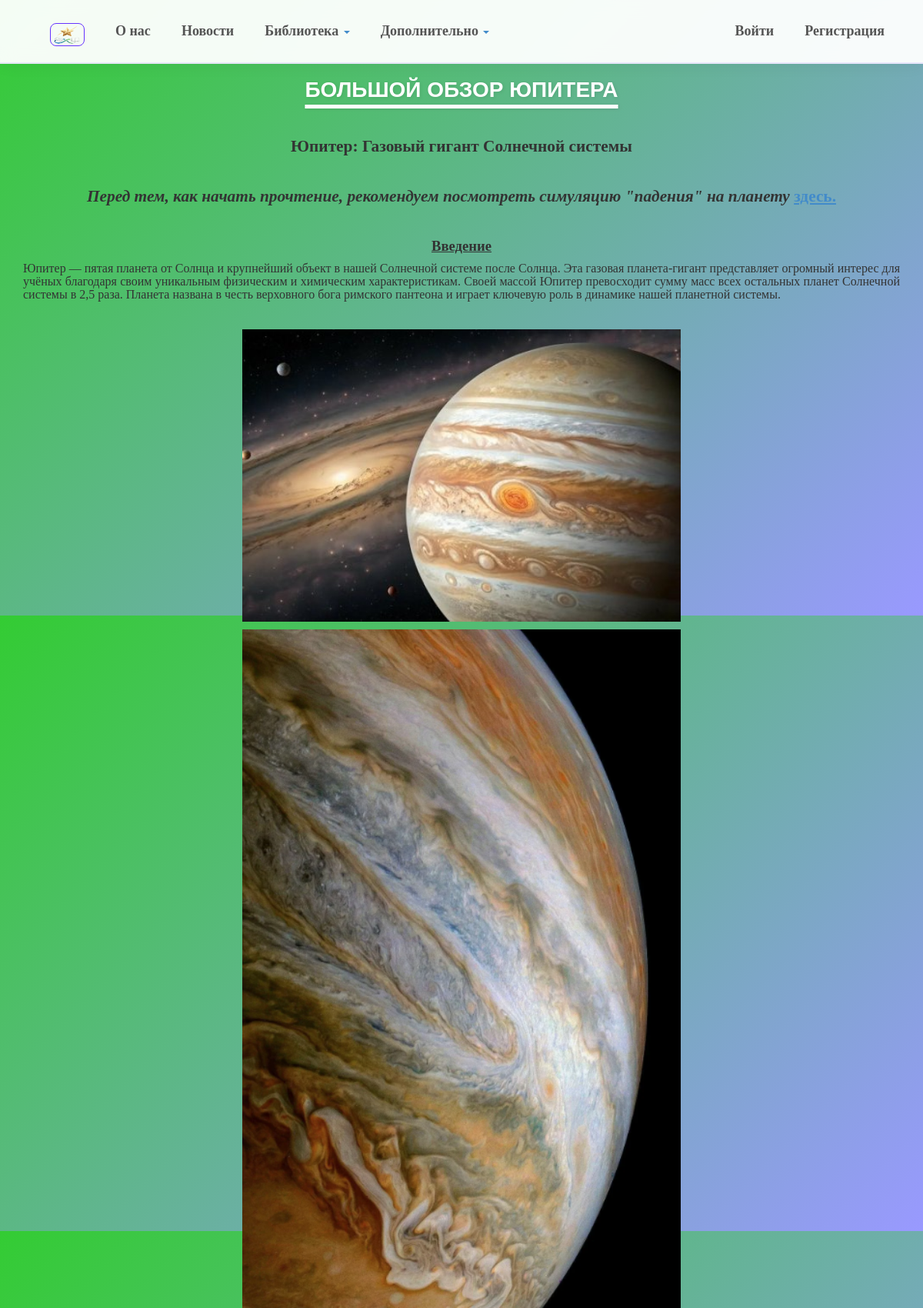
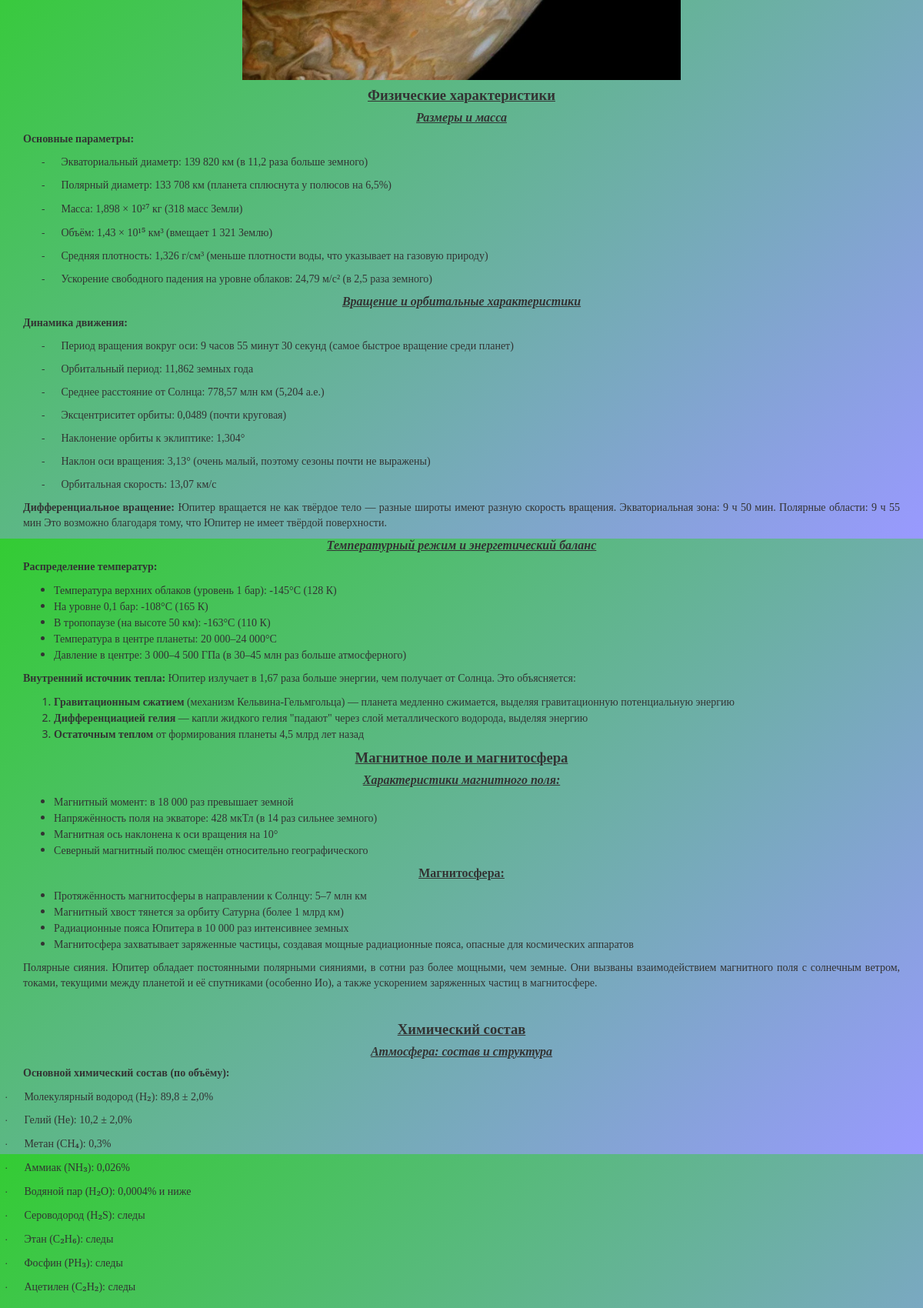
Page /blogpost/5/ (upper part) on the committed database (2 pictures, top to bottom).
### app/models.py (models this page shows, shortened)
class Blog(models.Model):
    title = models.CharField(max_length = 100, unique_for_date = "posted", verbose_name = "Заголовок")
    description = models.TextField(verbose_name= "Краткое содержание" )
    content = models.TextField(verbose_name= "Полное содержание")
    posted = models.DateTimeField(default=datetime.now(), db_index= True, verbose_name = "Опубликована")
    author = models.ForeignKey(User, null=True, blank=True, on_delete = models.SET_NULL, verbose_name = "Автор")
    image = models.FileField(default='temp.jpg', verbose_name= "Путь к картинке")
    class Meta:
        db_table = "Posts"
        ordering = ["-posted"]
        verbose_name = "статья блога"
        verbose_name_plural = "статьи блога"

### app/views.py (the view, shortened to what this page needs)
# urls.py: path('blogpost/<int:parametr>/', views.blogpost, name='blogpost'),
def blogpost (request, parametr):
    assert isinstance(request, HttpRequest)
    post_1 = Blog.objects.get(id=parametr)
    comments = Comment.objects.filter(post=parametr)
    form = CommentForm(request.POST)
    return render(
        request,
        'app/blogpost.html',
        {
            'post_1': post_1,
            'comments': comments,
            'form': form,
            'year': datetime.now().year,
        }
    )

### app/templates/app/blogpost.html (shortened to what this page needs)
{% extends "app/layout.html" %}
{% load static %}
{% block extra_css %}
<link rel="stylesheet" href="{% static 'app/content/blogpost.css' %}">
{% endblock %}
{% block content %}
<h2>{{ post_1.title }}</h2>
<div class="blog-content">
    {{ post_1.content|safe }}
</div>
<br />
{% endblock %}

### app/static/app/content/site.css (style rules this page uses)
body { padding-top: 80px; padding-bottom: 50px; }

### app/static/app/content/blogpost.css (style rules this page uses)
.blog-content { max-height: none !important; overflow: visible !important; height: auto !important; }
body { color: #333333; font-family: 'Segoe UI', Tahoma, Geneva, Verdana, sans-serif; min-height: 0vh; padding-top: 5%; }
h2, h3, h5 { color: #ffffff; font-weight: 700; margin-bottom: 15px; }
h2 { font-size: 2em; text-align: center; text-decoration: underline solid 5px; text-underline-offset: 10px; text-shadow: 1px 1px 4px rgba(0,0,0,0.1); }

### app/templates/app/layout.html (style rules this page uses)
body { background: linear-gradient(135deg, #33CC33 0%, #9999FF 100%); }

### rows in the picture
Blog: title "БОЛЬШОЙ ОБЗОР ЮПИТЕРА", content "Юпитер: Газовый гигант Солнечной системы Перед тем, как начать прочтение, рекомендуем посмотреть симуляцию \"падения\" на планету здесь. Введение Юпитер — пятая планета от Солнца и крупнейший объект в нашей Солнечной системе после Солнца. Эта газовая планета-гигант представляет огромный интерес для учёных благодаря своим уникальным физическим и химическим характеристикам. Своей массой Юпитер превосходит сумму масс всех остальных планет Солнечной системы в 2,5 раза. Планета названа в честь верховного бога римского пантеона и играет ключевую роль в динамике нашей планетной системы. Физические характеристики Размеры и масса Основные параметры: - Экваториальный диаметр: 139 820 км (в 11,2 раза…", content (picture)
